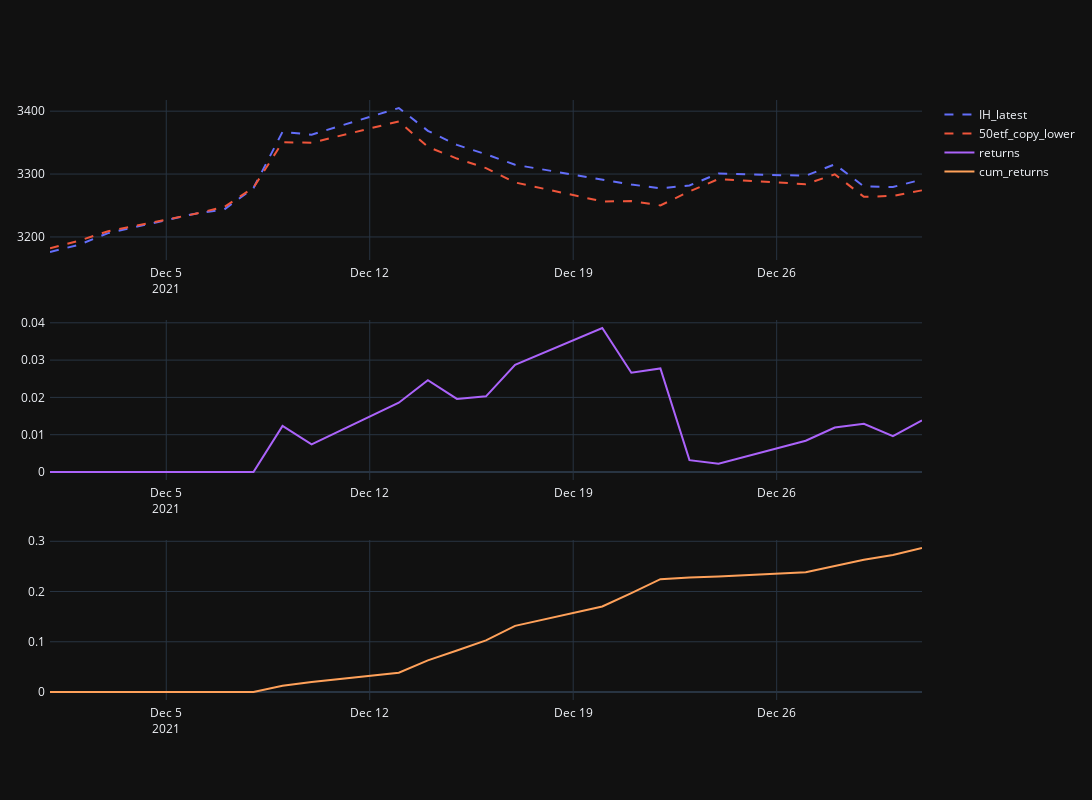

The notebook cell this image was saved under:
### Code cell
colors = px.colors.qualitative.Plotly
import plotly.subplots as sp

figure = sp.make_subplots(rows=3, cols=1)

figure.append_trace(go.Scatter(x=stocks_price['id'], y=stocks_price['IH_latest'],
                               mode='lines', line=dict(color=colors[0], dash='dash'), name="IH_latest"),
                    row=1, col=1)

if reverse_arbitrage_direction == 0:
    figure.append_trace(go.Scatter(x=stocks_price['id'], y=stocks_price['50etf_copy_lower'],
                                   mode='lines', line=dict(color=colors[1], dash='dash'), name="50etf_copy_lower"),
                        row=1, col=1)
else:
    figure.append_trace(go.Scatter(x=stocks_price['id'], y=stocks_price['50etf_copy_higher'],
                               mode='lines', line=dict(color=colors[2], dash='dash'), name="50etf_copy_higher"),
                    row=1, col=1)

figure.append_trace(go.Scatter(x=stocks_price['id'], y=stocks_price['returns'],
                               mode='lines', line=dict(color=colors[3]), name="returns"),
                    row=2, col=1)
figure.append_trace(go.Scatter(x=stocks_price['id'], y=stocks_price['cum_returns'],
                               mode='lines', line=dict(color=colors[4]), name="cum_returns"),
                    row=3, col=1)

figure.update_layout(autosize=False, width=1200, height=800, margin=dict(l=50, r=50, b=100, t=100, pad=4))
figure.show(width=16, height=16)

### Figure 1 — Plotly figure (JSON) as saved in the notebook; plotly's stock layout.template omitted (floating-point values rounded to 4 significant figures)
{"data": [{"line": {"color": "#636EFA", "dash": "dash"}, "mode": "lines", "name": "IH_latest", "x": ["2021-12-01T00:00:00", "2021-12-02T00:00:00", "2021-12-03T00:00:00", "2021-12-06T00:00:00", "2021-12-07T00:00:00", "2021-12-08T00:00:00", "2021-12-09T00:00:00", "2021-12-10T00:00:00", "2021-12-13T00:00:00", "2021-12-14T00:00:00", "2021-12-15T00:00:00", "2021-12-16T00:00:00", "2021-12-17T00:00:00", "2021-12-20T00:00:00", "2021-12-21T00:00:00", "2021-12-22T00:00:00", "2021-12-23T00:00:00", "2021-12-24T00:00:00", "2021-12-27T00:00:00", "2021-12-28T00:00:00", "2021-12-29T00:00:00", "2021-12-30T00:00:00", "2021-12-31T00:00:00"], "y": [3176.0, 3188.0, 3206.0, 3237.0, 3244.0, 3278.0, 3367.0, 3363.0, 3405.0, 3369.0, 3346.0, 3332.0, 3315.0, 3291.0, 3283.0, 3277.0, 3282.0, 3301.0, 3297.0, 3316.0, 3280.0, 3279.0, 3291.0], "type": "scatter", "xaxis": "x", "yaxis": "y"}, {"line": {"color": "#EF553B", "dash": "dash"}, "mode": "lines", "name": "50etf_copy_lower", "x": ["2021-12-01T00:00:00", "2021-12-02T00:00:00", "2021-12-03T00:00:00", "2021-12-06T00:00:00", "2021-12-07T00:00:00", "2021-12-08T00:00:00", "2021-12-09T00:00:00", "2021-12-10T00:00:00", "2021-12-13T00:00:00", "2021-12-14T00:00:00", "2021-12-15T00:00:00", "2021-12-16T00:00:00", "2021-12-17T00:00:00", "2021-12-20T00:00:00", "2021-12-21T00:00:00", "2021-12-22T00:00:00", "2021-12-23T00:00:00", "2021-12-24T00:00:00", "2021-12-27T00:00:00", "2021-12-28T00:00:00", "2021-12-29T00:00:00", "2021-12-30T00:00:00", "2021-12-31T00:00:00"], "y": [3182.0, 3194.0, 3209.0, 3237.0, 3248.0, 3278.0, 3351.0, 3350.0, 3384.0, 3343.0, 3325.0, 3309.0, 3287.0, 3256.0, 3257.0, 3250.0, 3272.0, 3292.0, 3284.0, 3300.0, 3264.0, 3265.0, 3274.0], "type": "scatter", "xaxis": "x", "yaxis": "y"}, {"line": {"color": "#AB63FA"}, "mode": "lines", "name": "returns", "x": ["2021-12-01T00:00:00", "2021-12-02T00:00:00", "2021-12-03T00:00:00", "2021-12-06T00:00:00", "2021-12-07T00:00:00", "2021-12-08T00:00:00", "2021-12-09T00:00:00", "2021-12-10T00:00:00", "2021-12-13T00:00:00", "2021-12-14T00:00:00", "2021-12-15T00:00:00", "2021-12-16T00:00:00", "2021-12-17T00:00:00", "2021-12-20T00:00:00", "2021-12-21T00:00:00", "2021-12-22T00:00:00", "2021-12-23T00:00:00", "2021-12-24T00:00:00", "2021-12-27T00:00:00", "2021-12-28T00:00:00", "2021-12-29T00:00:00", "2021-12-30T00:00:00", "2021-12-31T00:00:00"], "y": [0.0, 0.0, 0.0, 0.0, 0.0, 0.0, 0.01237, 0.007405, 0.01858, 0.02463, 0.01959, 0.02028, 0.02875, 0.03861, 0.0266, 0.02776, 0.003172, 0.002209, 0.008378, 0.01193, 0.01295, 0.009624, 0.01382], "type": "scatter", "xaxis": "x2", "yaxis": "y2"}, {"line": {"color": "#FFA15A"}, "mode": "lines", "name": "cum_returns", "x": ["2021-12-01T00:00:00", "2021-12-02T00:00:00", "2021-12-03T00:00:00", "2021-12-06T00:00:00", "2021-12-07T00:00:00", "2021-12-08T00:00:00", "2021-12-09T00:00:00", "2021-12-10T00:00:00", "2021-12-13T00:00:00", "2021-12-14T00:00:00", "2021-12-15T00:00:00", "2021-12-16T00:00:00", "2021-12-17T00:00:00", "2021-12-20T00:00:00", "2021-12-21T00:00:00", "2021-12-22T00:00:00", "2021-12-23T00:00:00", "2021-12-24T00:00:00", "2021-12-27T00:00:00", "2021-12-28T00:00:00", "2021-12-29T00:00:00", "2021-12-30T00:00:00", "2021-12-31T00:00:00"], "y": [0.0, 0.0, 0.0, 0.0, 0.0, 0.0, 0.01237, 0.01977, 0.03835, 0.06298, 0.08257, 0.1029, 0.1316, 0.1702, 0.1968, 0.2246, 0.2277, 0.2299, 0.2383, 0.2503, 0.2632, 0.2728, 0.2866], "type": "scatter", "xaxis": "x3", "yaxis": "y3"}], "layout": {"xaxis": {"anchor": "y", "domain": [0.0, 1.0]}, "yaxis": {"anchor": "x", "domain": [0.7333, 1.0]}, "xaxis2": {"anchor": "y2", "domain": [0.0, 1.0]}, "yaxis2": {"anchor": "x2", "domain": [0.3667, 0.6333]}, "xaxis3": {"anchor": "y3", "domain": [0.0, 1.0]}, "yaxis3": {"anchor": "x3", "domain": [0.0, 0.2667]}, "margin": {"l": 50, "r": 50, "b": 100, "t": 100, "pad": 4}, "autosize": false, "width": 1200, "height": 800}}
